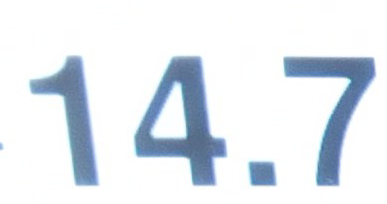
#> input picture Seperate_Folders/sipa_11/corrected_cropped/11/S11_F07.png, 387 x 204 px, found by its file name
$ jupyter execute --allow-errors digit_seperator_s11.ipynb
#> lines starting #> are read from the running program, lines starting #| are printed output that depends on the picture; after the words box and inside, x2 and y2 are one past the last pixel; in counts of white or black regions, pixels touching at a corner belong together
### project_functions/ad_functions.py
from matplotlib import pyplot as plt
import pytesseract
import pandas as pd
import numpy as np
import random
import cv2
import os
import re


#########################################################################################################
# Function to show an image using pyplot
def show_img(img, size=12, title=None):
    """
    Displays an image using Matplotlib.

    Args:
        img (numpy.ndarray): The image to display, in BGR format.
        size (int, optional): The size of the displayed figure. Default is 12.
        title (str, optional): The title to display above the image. Default is None.

    Returns:
        None
    """

    # Get the current figure and set its size to the given size.
    fig = plt.gcf()
    fig.set_size_inches(size, size)

    # Turn off the axis to remove the ticks and labels.
    plt.axis("off")

    # Convert the image from BGR to RGB and display it using Matplotlib.
    plt.imshow(cv2.cvtColor(img, cv2.COLOR_BGR2RGB))

    # If a title is provided, set the title of the plot.
    if title is not None:
        plt.title(title)

    # Show the plot.
    plt.show()


#########################################################################################################
# Display four images
# [585 lines left out: functions display_four_images, display_ten_images, read_input_file_list, is_image, read_resize_data, get_text and 9 more, not called in this run]


#########################################################################################################
def denoise_image(
    image, h=6, hForColorComponents=6, templateWindowSize=7, searchWindowSize=21
):
    """
    Apply non-local means denoising to an input image using OpenCV.

    Args:
        image (numpy.ndarray): A 3-channel color image with pixel values in the range [0, 255].
        h (float): The parameter that controls the filter strength. A larger value of `h` results in stronger denoising. Default is 6.
        hForColorComponents (float): The parameter that controls the filter strength for color images. A larger value of `hForColorComponents` results in stronger denoising of color components. Default is 6.
        templateWindowSize (int): The size of the window used for the non-local means algorithm. A larger value of `templateWindowSize` results in smoother denoising, but at the cost of blurring fine details. Default is 7.
        searchWindowSize (int): The size of the search window used for the non-local means algorithm. A larger value of `searchWindowSize` results in better noise reduction, but at the cost of longer computation time. Default is 21.

    Returns:
        numpy.ndarray: The denoised image.

    """
    return cv2.fastNlMeansDenoisingColored(
        image, None, h, hForColorComponents, templateWindowSize, searchWindowSize
    )


#########################################################################################################
# [289 lines left out: functions mask_red, mask_green, preprocess_motsu_image, delete_file, invert_thresh, plot_label_frequencies and 2 more, not called in this run]

### CRNN_Digits/digit_seperator_s11.ipynb
[cell 1]
import os

import sys
sys.path.append("../project_functions/")
import ad_functions as adfns
import ad_crnn_functions as adcrn

from matplotlib import pyplot as plt
import pandas as pd
import numpy as np
import cv2
import tensorflow as tf

[cell 2]
def list_image_files_in_directory(directory, extensions=("jpg", "jpeg", "png", "gif")):
    return [file for file in os.listdir(directory) if file.lower().endswith(extensions)]

[cell 3]
image_directory = "./cropped_images/11"

image_files = list_image_files_in_directory(image_directory)

print("Image files in the directory:")
for image_file in image_files:
    print(image_file)

[cell 4]
img_file = "./cropped_images/11/S11_F07.png"

image = cv2.imread(img_file)
#> image is the input picture: shape (204, 387, 3); mean B, G, R 239.8, 233.4, 227.6

adfns.show_img(image, size=3, title="Original Image")

[cell 5]
gray = cv2.cvtColor(image, cv2.COLOR_BGR2GRAY)
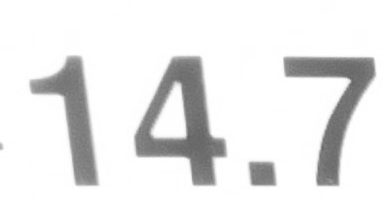
#> gray: shape (204, 387); min 98, max 255, mean 232.4
blurred = cv2.GaussianBlur(gray, (5, 5), 0)
thresh = cv2.adaptiveThreshold(blurred, 255, cv2.ADAPTIVE_THRESH_GAUSSIAN_C, cv2.THRESH_BINARY_INV, 11, 2)
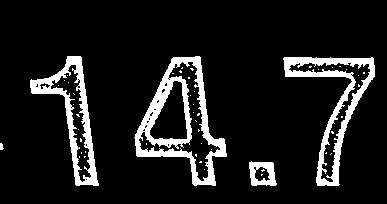
#> thresh: shape (204, 387); 10.9% white; 50 white regions (45 under 20 px), largest, box (x1, y1, x2, y2) and area: (134, 56, 227, 186) 3301, (283, 57, 375, 186) 2598, (30, 56, 99, 186) 2126, (249, 161, 277, 186) 434, (0, 143, 4, 150) 21

adfns.show_img(gray, size=3, title="Gray Image")
adfns.show_img(blurred, size=3, title="Blurred Image")
adfns.show_img(thresh, size=3, title="Thresholded Image")

[cell 6]
denoise = adfns.denoise_image(image)
adfns.show_img(denoise, size=3, title="Denoised Image")

[cell 7]
contours, _ = cv2.findContours(thresh.copy(), cv2.RETR_EXTERNAL, cv2.CHAIN_APPROX_SIMPLE)
#> contours = 5 contours, 1 with area under 20; largest, box (x1, y1, x2, y2) and area: (134, 56, 227, 186) 6371, (283, 57, 375, 186) 3806, (30, 56, 99, 186) 3198, (249, 161, 277, 186) 537
# contours, _ = cv2.findContours(blurred.copy(), cv2.RETR_EXTERNAL, cv2.CHAIN_APPROX_SIMPLE)

bounding_rectangles = [cv2.boundingRect(cnt) for cnt in contours]
#> bounding_rectangles = [(249, 161, 28, 25), (0, 143, 4, 7), (283, 57, 92, 129), (134, 56, 93, 130), (30, 56, 69, 130)]

# Sort bounding rectangles by their x-coordinate (left-to-right)
sorted_bounding_rectangles = sorted(bounding_rectangles, key=lambda x: x[0])
#> sorted_bounding_rectangles = [(0, 143, 4, 7), (30, 56, 69, 130), (134, 56, 93, 130), (249, 161, 28, 25), (283, 57, 92, 129)]

digit_images = []  # To store individual digit images

for rect in sorted_bounding_rectangles:
    x, y, w, h = rect

    # Optional: filter out contours based on aspect ratio and area
    aspect_ratio = w / float(h)
    area = w * h
    if 0.2 < aspect_ratio < 0.8 and area > 100:
        # Filter out small objects by area
        if area > 200:  # this cutoff is ad-hoc
            digit = thresh[y:y + h, x:x + w]
            digit_images.append(digit)

            # Draw a red bounding box around the digit
            cv2.rectangle(image, (x, y), (x + w, y + h), (0, 0, 255), 2)
#> this loop made 5 passes
#> (x, y, w, h, aspect_ratio, area) on passes 1 to 5: (0, 143, 4, 7, 0.571, 28), (30, 56, 69, 130, 0.531, 8970), (134, 56, 93, 130, 0.715, 12090), (249, 161, 28, 25, 1.12, 700), (283, 57, 92, 129, 0.713, 11868)
#> pass 2, `digit = thresh[y:y + h, x:x + w]`:
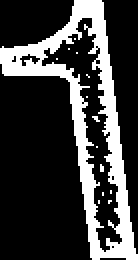
#> digit: shape (130, 69) (shown 2 times larger); 24% white; 14 white regions (13 under 20 px), largest, box (x1, y1, x2, y2) and area: (0, 0, 69, 130) 2126
#> pass 3, `digit = thresh[y:y + h, x:x + w]`:
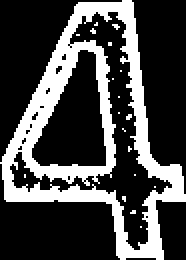
#> digit: shape (130, 93) (shown 2 times larger); 27.8% white; 19 white regions (18 under 20 px), largest, box (x1, y1, x2, y2) and area: (0, 0, 93, 130) 3301
#> after the loop:
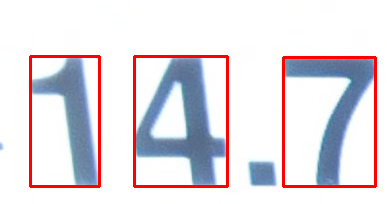
#> image: shape (204, 387, 3); 4.87% of pixels changed, all inside (x1, y1, x2, y2) = (29, 55, 377, 188)
#> after the loop, digit_images = 3 items

[cell 8]
for i, digit_image in enumerate(digit_images):
    adfns.show_img(digit_image, size=3, title="Digit Image {}".format(i))
#> this loop made 3 passes

[cell 9]
model_file = 'CRNN_s11_modded_digits_model.h5'
#> (the rest of this cell did not finish here and is left out)

#> (a cell that did not finish here is left out)

#> (a cell that did not finish here is left out)

#> (a cell that did not finish here is left out)

#> (a cell that did not finish here is left out)

[cell 14]
def preprocess_digit_image(digit_image, target_size=(32, 32)):
#> called with target_size = (32, 32)
    resized_digit = cv2.resize(digit_image, target_size, interpolation=cv2.INTER_AREA)
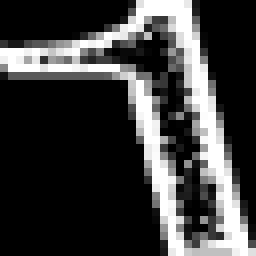
#> resized_digit: shape (32, 32) (shown 8 times larger); min 0, max 255, mean 61.3
    return resized_digit / 255.0
#> returned value: shape (32, 32) float64

[cell 15]
preprocessed_digits = [preprocess_digit_image(digit_image) for digit_image in digit_images]
#> call 2 of preprocess_digit_image, with target_size = (32, 32)
#> in preprocess_digit_image (call 2), `resized_digit = cv2.resize(digit_image, target_size, interpolation=cv2..`:
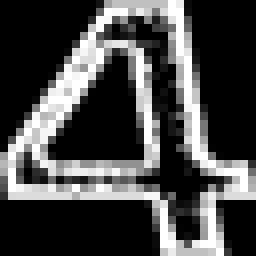
#> resized_digit: shape (32, 32) (shown 8 times larger); min 0, max 255, mean 70.8
#> call 3 of preprocess_digit_image, with target_size = (32, 32)
#> in preprocess_digit_image (call 3), `resized_digit = cv2.resize(digit_image, target_size, interpolation=cv2..`:
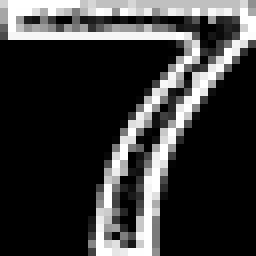
#> resized_digit: shape (32, 32) (shown 8 times larger); min 0, max 255, mean 56.6
#> in preprocess_digit_image (call 3), `resized_digit = cv2.resize(digit_image, target_size, interpolation=cv2..`:
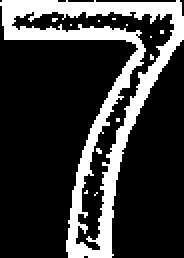
#> digit_image: shape (129, 92) (shown 2 times larger); 22.2% white; 13 white regions (12 under 20 px), largest, box (x1, y1, x2, y2) and area: (0, 0, 92, 129) 2598
#> preprocessed_digits = 3 items

#> (a cell that did not finish here is left out)

[cell 17]
dir(adfns)
#> Out = 41 items, first 6: '__builtins__', '__cached__', '__doc__', '__file__', '__loader__', '__name__'

[cell 18]
import pandas as pd
from IPython.display import HTML

# this function adds some CSS to our dataframe
def upsidedown(df):
    html = '''<style>
            .dataframe {transform: rotate(180deg)}
        </style>''' + df.to_html()
    display(HTML(html))

[cell 19]
df = pd.DataFrame([
    ['apple', 4],['orange', 5],['pear', 6],
    ['pineapple', 7], ['banana', 8],
], columns=['fruit', 'price'])

upsidedown(df)

[cell 20]
import turtle
#> (the rest of this cell did not finish here and is left out)

[cell 21]
import webbrowser
webbrowser.open_new("https://medium.com")
